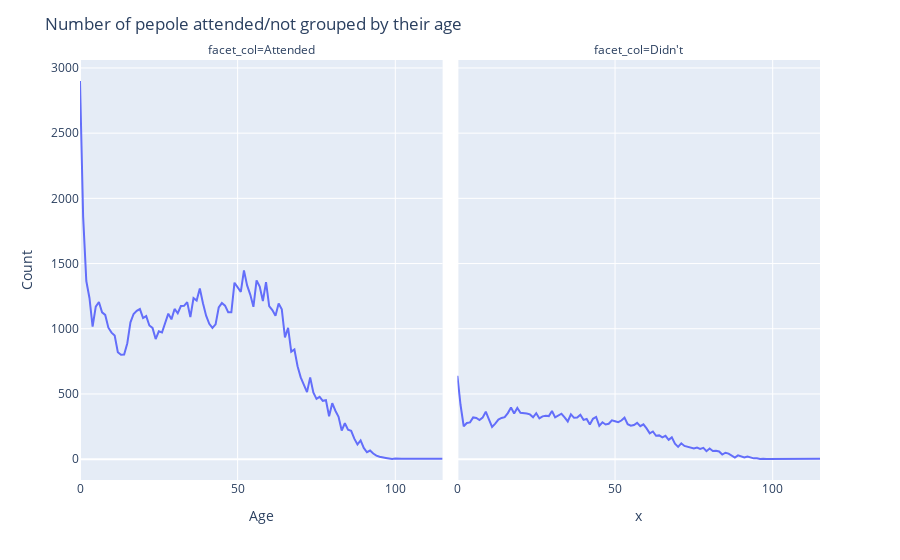

This figure's notebook cell:
### Code cell
# Age ??
age_group = df.groupby('Age')['No-show'].value_counts().reset_index()
fig3 = px.line(x = age_group['Age'], y = age_group['count'], facet_col = age_group['No-show'].apply(lambda x : "Attended" if x == 0 else "Didn't"))
fig3.update_layout(
    title = "Number of pepole attended/not grouped by their age",
    xaxis_title="Age",
    yaxis_title="Count",

)

### Figure 1 — Plotly figure (JSON) as saved in the notebook; plotly's stock layout.template omitted (floating-point values rounded to 4 significant figures)
{"data": [{"hovertemplate": "facet_col=Attended<br>x=%{x}<br>y=%{y}<extra></extra>", "legendgroup": "", "line": {"color": "#636efa", "dash": "solid"}, "marker": {"symbol": "circle"}, "mode": "lines", "name": "", "orientation": "v", "showlegend": false, "type": "scatter", "x": [0, 1, 2, 3, 4, 5, 6, 7, 8, 9, 10, 11, 12, 13, 14, 15, 16, 17, 18, 19, 20, 21, 22, 23, 24, 25, 26, 27, 28, 29, 30, 31, 32, 33, 34, 35, 36, 37, 38, 39, 40, 41, 42, 43, 44, 45, 46, 47, 48, 49, 50, 51, 52, 53, 54, 55, 56, 57, 58, 59, 60, 61, 62, 63, 64, 65, 66, 67, 68, 69, 70, 71, 72, 73, 74, 75, 76, 77, 78, 79, 80, 81, 82, 83, 84, 85, 86, 87, 88, 89, 90, 91, 92, 93, 94, 95, 96, 97, 98, 99, 100, 102, 115], "xaxis": "x", "y": [2900, 1858, 1366, 1236, 1017, 1169, 1205, 1126, 1106, 1008, 970, 948, 820, 800, 802, 889, 1049, 1113, 1137, 1151, 1082, 1097, 1025, 1006, 921, 980, 971, 1048, 1116, 1072, 1152, 1119, 1174, 1176, 1204, 1089, 1235, 1216, 1309, 1195, 1100, 1038, 1007, 1034, 1163, 1197, 1177, 1127, 1126, 1353, 1322, 1283, 1448, 1332, 1262, 1168, 1371, 1323, 1213, 1357, 1174, 1143, 1099, 1194, 1149, 934, 1007, 824, 841, 713, 627, 574, 514, 627, 511, 462, 478, 447, 452, 329, 429, 371, 325, 219, 275, 226, 217, 157, 113, 143, 86, 53, 66, 43, 27, 18, 16, 9, 5, 1, 4, 2, 2], "yaxis": "y"}, {"hovertemplate": "facet_col=Didn't<br>x=%{x}<br>y=%{y}<extra></extra>", "legendgroup": "", "line": {"color": "#636efa", "dash": "solid"}, "marker": {"symbol": "circle"}, "mode": "lines", "name": "", "orientation": "v", "showlegend": false, "type": "scatter", "x": [0, 1, 2, 3, 4, 5, 6, 7, 8, 9, 10, 11, 12, 13, 14, 15, 16, 17, 18, 19, 20, 21, 22, 23, 24, 25, 26, 27, 28, 29, 30, 31, 32, 33, 34, 35, 36, 37, 38, 39, 40, 41, 42, 43, 44, 45, 46, 47, 48, 49, 50, 51, 52, 53, 54, 55, 56, 57, 58, 59, 60, 61, 62, 63, 64, 65, 66, 67, 68, 69, 70, 71, 72, 73, 74, 75, 76, 77, 78, 79, 80, 81, 82, 83, 84, 85, 86, 87, 88, 89, 90, 91, 92, 93, 94, 95, 96, 97, 98, 115], "xaxis": "x2", "y": [639, 415, 252, 277, 282, 320, 316, 300, 318, 364, 304, 247, 272, 303, 316, 322, 353, 396, 350, 393, 355, 355, 350, 343, 321, 352, 312, 328, 332, 330, 369, 320, 331, 348, 321, 289, 344, 317, 319, 340, 301, 308, 265, 309, 323, 255, 283, 266, 271, 298, 291, 283, 296, 318, 268, 256, 262, 278, 253, 267, 236, 198, 212, 179, 182, 167, 179, 148, 167, 118, 94, 121, 101, 95, 89, 81, 89, 79, 87, 61, 81, 62, 65, 59, 35, 49, 42, 27, 12, 29, 23, 13, 20, 10, 6, 6, 1, 2, 1, 3], "yaxis": "y2"}], "layout": {"annotations": [{"font": {}, "showarrow": false, "text": "facet_col=Attended", "x": 0.245, "xanchor": "center", "xref": "paper", "y": 1, "yanchor": "bottom", "yref": "paper"}, {"font": {}, "showarrow": false, "text": "facet_col=Didn't", "x": 0.755, "xanchor": "center", "xref": "paper", "y": 1, "yanchor": "bottom", "yref": "paper"}], "legend": {"tracegroupgap": 0}, "margin": {"t": 60}, "title": {"text": "Number of pepole attended/not grouped by their age"}, "xaxis": {"anchor": "y", "domain": [0, 0.49], "title": {"text": "Age"}}, "xaxis2": {"anchor": "y2", "domain": [0.51, 1], "matches": "x", "title": {"text": "x"}}, "yaxis": {"anchor": "x", "domain": [0, 1], "title": {"text": "Count"}}, "yaxis2": {"anchor": "x2", "domain": [0, 1], "matches": "y", "showticklabels": false}}}
